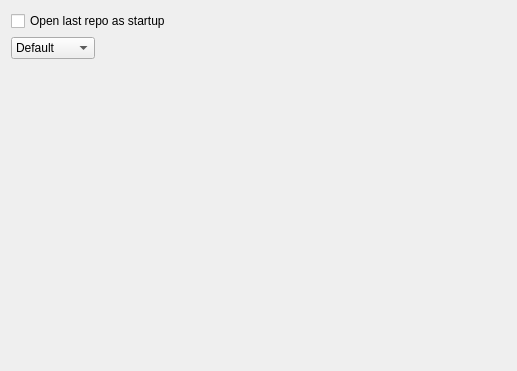
<?xml version="1.0" encoding="UTF-8"?>
<ui version="4.0">
 <class>settingsBase</class>
 <widget class="QWidget" name="settingsBase">
  <property name="geometry">
   <rect>
    <x>0</x>
    <y>0</y>
    <width>517</width>
    <height>371</height>
   </rect>
  </property>
  <layout class="QFormLayout">
   <item row="0" column="0">
    <widget class="QCheckBox" name="kcfg_openLastRepo">
     <property name="text">
      <string>Open last repo as startup</string>
     </property>
    </widget>
   </item>
   <item row="1" column="0">
    <widget class="QComboBox" name="kcfg_calendarType">
     <item>
      <property name="text">
       <string>Default</string>
      </property>
     </item>
     <item>
      <property name="text">
       <string>Gregorian</string>
      </property>
     </item>
     <item>
      <property name="text">
       <string>Persian</string>
      </property>
     </item>
    </widget>
   </item>
  </layout>
 </widget>
 <resources/>
 <connections/>
</ui>
